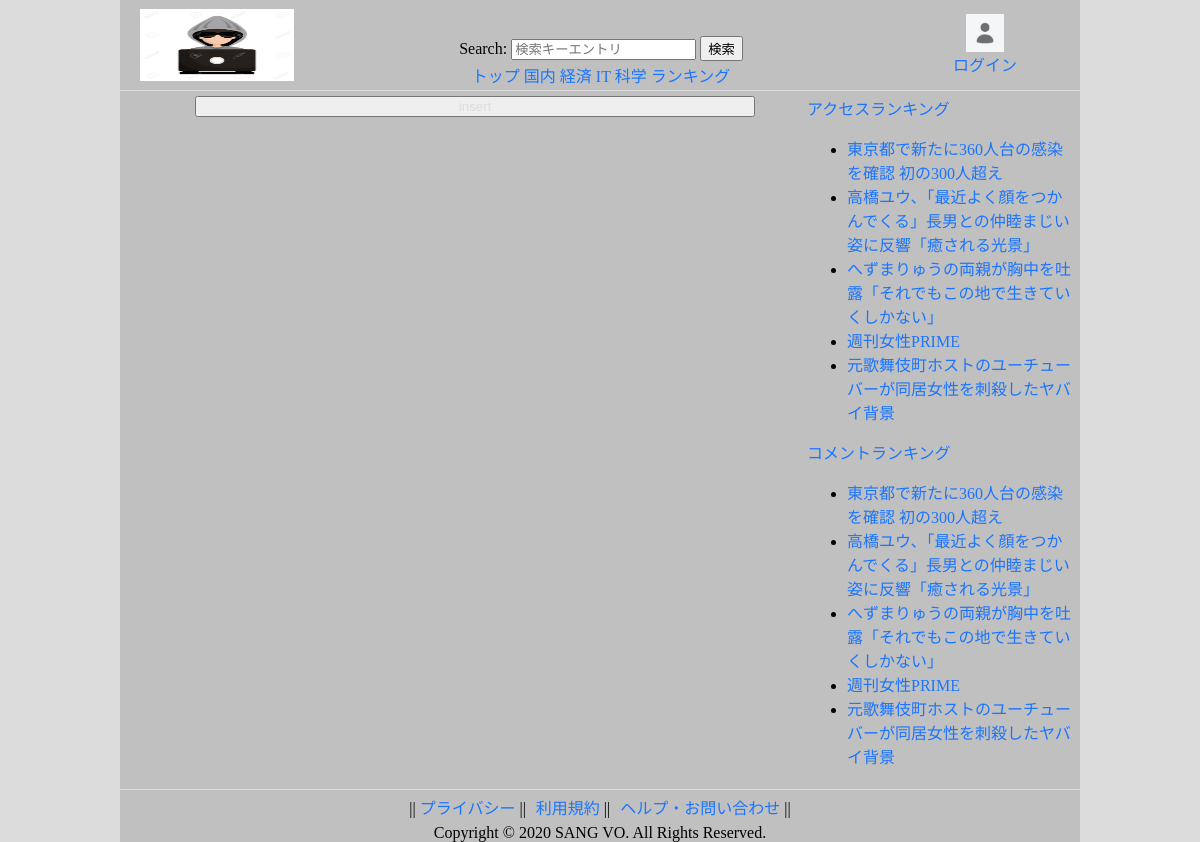
Screenshot of /pages/home.php?news_type=0004 with the database file from the repository.
### tables this page shows
CREATE TABLE `news_type` (
  `type_cd` varchar(5) NOT NULL,
  `type_name` varchar(255) NOT NULL,
  `num_of_news` int(11),
  `create_date` date NOT NULL DEFAULT current_timestamp(),
  `create_id` int(11) DEFAULT NULL,
  `update_date` date DEFAULT NULL,
  `update_id` int(11) DEFAULT NULL,
  `delete_flg` int(11) DEFAULT 0
);

CREATE TABLE `news_infor` (
  `id` int(11) NOT NULL,
  `news_type` varchar(5) NOT NULL,
  `news_source` varchar(5) NOT NULL,
  `title` varchar(255) NOT NULL,
  `cotent` text NOT NULL,
  `image` longtext,
  `view_number` int(11),
  `vote_star` int(11),
  `create_date` date NOT NULL DEFAULT current_timestamp(),
  `create_id` int(11) DEFAULT NULL,
  `update_date` date DEFAULT NULL,
  `update_id` int(11) DEFAULT NULL,
  `delete_flg` int(11) DEFAULT 0
);

### config/DbFunction.php (called while the page is built, shortened)
<?php
class DbFunction{
	function getNewsTitle($news_id, $getdata_mode, $num_of_news){
		$db = Database::getInstance();
		$mysqli = $db->getConnection();
		$query = "SELECT ni.id, ns.source_cd, ns.source_name, ni.title, ni.image
					FROM news_infor ni
					LEFT JOIN news_source ns
					ON (ni.news_source = ns.source_cd)
					WHERE ni.delete_flg = 0
					AND ns.delete_flg = 0 ";
		if ($getdata_mode != NULL) {
			if ($getdata_mode === CN_newest_news_code) {
				$query = $query . " ORDER BY ni.create_date DESC ";
			}
			else {
				$query = $query . " ORDER BY ni.view_number DESC ";
			}
			$query = $query . " LIMIT $num_of_news ";
		}
		$stmt= $mysqli->query($query);
		return $stmt;
	}
	function getNewsType($news_type){
		$db = Database::getInstance();
		$mysqli = $db->getConnection();
		$query = "SELECT nt.type_cd, nt.type_name
					FROM  news_type nt
					WHERE nt.delete_flg = 0 ";
		$stmt= $mysqli->query($query);
		return $stmt;
	}
}
?>

### template/right_content.php (the view)
<div class="content_right">
  <div class="right_recent_news">
    <a href="access">アクセスランキング</a>
    <ul>
      <?php while($res=$rsListOfNewestNews->fetch_object()){?>
        <?php echo "<li> <a href='detail.php?news_id=$res->id'>$res->title</a></li>"; ?>
      <?php }?>
    </ul>
  </div>
  <div class="right_ranked_news">
    <a href="comment">コメントランキング</a>
    <ul>
      <?php while($res=$rsListOfReadingNews->fetch_object()){?>
        <?php echo "<li> <a href='detail.php?news_id=$res->id'>$res->title</a></li>"; ?>
      <?php }?>
    </ul>
  </div>
</div>

### template/header.php (shortened to what this page needs)
<?php
  $obj=new DbFunction();
  $chk_login = false;
  $rsListOfNewestNews = $obj->getNewsTitle(NULL, CN_newest_news_code, CN_ranking_news_code);
  $rsListOfReadingNews = $obj->getNewsTitle(NULL, CN_comment_news_code,CN_ranking_news_code);
  $rsListNewsType = $obj->getNewsType(NULL);
?>
</head>
<body>
<div class="container">
	<div class="container_header">
		<div class="header_icon">
      <div class="icon_image">
        <a href="home.php"><img class="page_image" src="../images/avatar_hacker.jpg" alt="hacker face" media="header_icon"></a>
      </div>
		</div>
		<div class="header_group">
		  <div class="group_empty">
		  </div>
		  <div class="group_search">
		    <form action="home.php" method="post">
		      <label class="search_label" for="search_input">Search:</label>
		      <input type="text" id="search_key" name="search_key" placeholder="検索キーエントリ">
		      <input type="submit" value="検索" id="search_button">
		    </form>
		  </div>
		  <div class="group_category">
		    <?php while($res=$rsListNewsType->fetch_object()){?>
		      <?php echo "<a href='home.php?news_type=$res->type_cd'>$res->type_name</a>"; ?>
		    <?php }?>
		  </div>
		</div>
		<div class="header_account">
      <?php
        if ($chk_login) {
          echo "<img class='login_avatar' src='../images/logined.png'>
                <a href='account/detail.php' class='login_link'>$display_name</a>";
        } else {
          echo "<img class='login_avatar' src='../images/nologin.jpg'>
            <a href='login.php' class='login_link'>ログイン</a>";
        }
      ?>
		</div>
	</div>

### common/common.css (style rules this page uses)
body { background-color: #DCDCDC; margin: 0 auto; }
.container { margin: 0 auto; padding: 0; width: 80%; background-color: #C0C0C0; }
.content_right { width: 30%; padding: 5px; display: inline-grid; }
a:link { color: #1a75ff; text-decoration: none; }

### common/header.css (style rules this page uses)
.container_header { height: 20%; display: inline-flex; width: 100%; padding: 0 0 0 1px; border-bottom: 1px solid #DCDCDC; }
.header_icon { width: 20%; height: 90px; display: flex; flex-direction: column; justify-content: center; align-items: center; overflow: hidden }
.icon_image { width: 80%; height: 80%; }
img.page_image { width: 80%; height: 80%; min-width: 100%; min-height: 100%; }
.header_group { width: 60%; text-align: center; }
.group_empty { height: 40%; }
.group_search { height: 30%; display: inline-block; }
.group_category { height: 30%; }
.header_account { width: 20%; display: flex; flex-direction: column; justify-content: center; align-items: center; }
img.login_avatar { width: 20%; width: 20%; }

### common/content_right.css (style rules this page uses)
.right_recent_news { width: 100%; }
.right_ranked_news { width: 100%; }

### rows the page displays
news_type: type_name "トップ"
news_type: type_name "国内"
news_type: type_name "経済"
news_type: type_name "IT"
news_type: type_name "科学"
news_type: type_name "ランキング"
news_infor: title "東京都で新たに360人台の感染を確認 初の300人超え"
news_infor: title "高橋ユウ、「最近よく顔をつかんでくる」長男との仲睦まじい姿に反響「癒される光景」"
news_infor: title "へずまりゅうの両親が胸中を吐露「それでもこの地で生きていくしかない」"
news_infor: title "週刊女性PRIME"
news_infor: title "元歌舞伎町ホストのユーチューバーが同居女性を刺殺したヤバイ背景"
